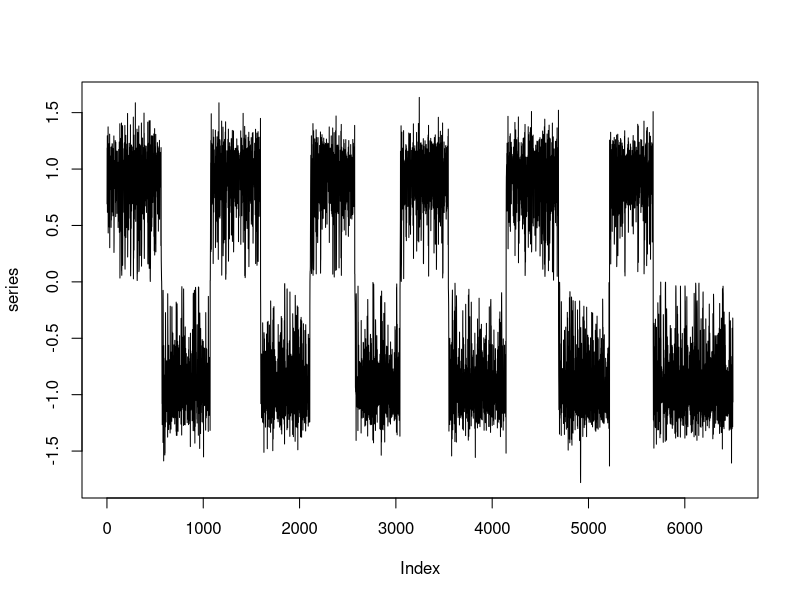

Reproduce this figure in R. (Note: this script raises an error after producing the figure.)
# =============================================================================
# Generating artificial time series data based on
# "DOERR, Benjamin et al. Detecting structural breaks in time series via genetic algorithms. Soft Computing, v. 21, n. 16, p. 4707-4720, 2017."
# =============================================================================

library(stats)

yi.1 <- function(yi) {
  val <- yi + yi*(1-yi)*(1+yi) + rnorm(1, sd=0.17)
  if (val > 2) {1.5}
  else if (val < -2) {-1.5}
  else {val}
}

series <- c(runif(1),-2,2)
min.distance <- 450
last.b <- 1
b <- 11
for (i in 2:6500) {
  val <- yi.1(series[i-1])

  if (sign(val) != sign(series[i-1])) {
    if (i-last.b > min.distance && b > 0) {
      last.b <- i
      b <- b - 1
    } else {
      val <- -val
    }
  }

  series[i] <- val
}

plot(series, type='l')
write.table(series,file='series/series_11.csv',row.names=FALSE,col.names=FALSE)